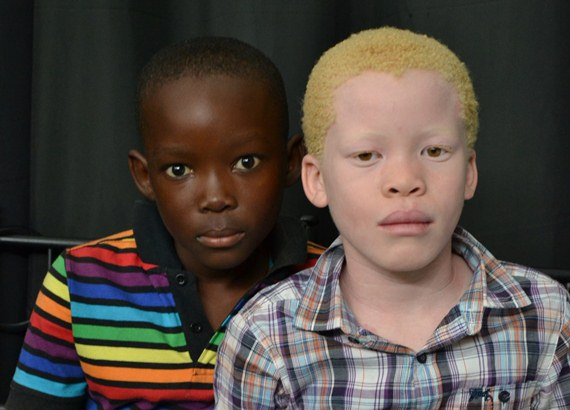
%> input picture albino.jpg, 570 x 410 px
$ octave Reconhecedor.m   (GNU Octave 9; MATLAB toolbox functions it lacks are replaced by stand-ins)
%> lines starting %> are read from the running program, lines starting %| are printed output that depends on the picture; in (x1, y1, x2, y2) boxes, pixels count from 0 and x2, y2 are one past the last pixel; in counts of white or black regions, pixels touching at a corner belong together; the program's own positions count from 1
% Ler a imagem original

I = imread('albino.jpg');
%> I is the input picture: size 410x570x3 uint8; mean R, G, B 82.5, 73, 65.9


out=  uint8(zeros(size(I,1),size(I,2),size(I,3)));

%R,G,B pegando componentes da imagem
R = I(:,:,1);
G = I(:,:,2);
B = I(:,:,3);
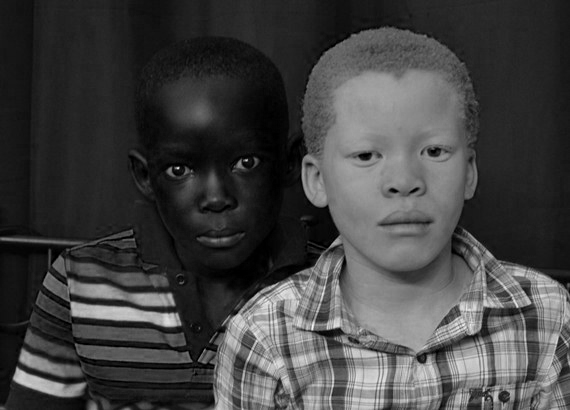
%> B: size 410x570 uint8; min 0, max 245, mean 65.9

% obtenho o inverso dos valores m閐ios do RGB
mR = 1/(mean(mean(R)));
%> mR = 0.0121
mG = 1/(mean(mean(G)));
%> mG = 0.0137
mB = 1/(mean(mean(B)));
%> mB = 0.0152

% menor valor m閐io
maxRGB = max(max(mR, mG), mB);
%> maxRGB = 0.0152

% calculo os fatores de escala
mR = mR/maxRGB;
%> mR = 0.8
mG = mG/maxRGB;
%> mG = 0.903
mB = mB/maxRGB;
%> mB = 1

% escalar os valores
out(:,:,1)=R*mR;
out(:,:,2)=G*mG;
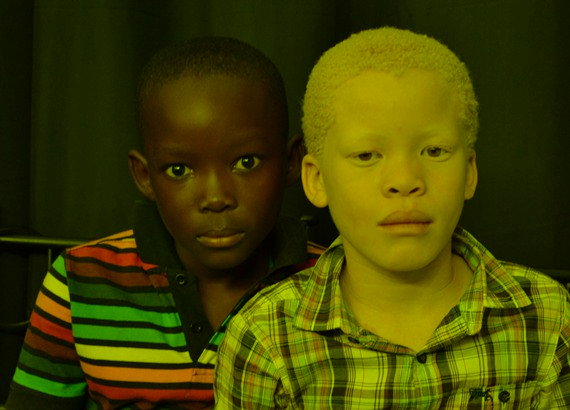
%> out: size 410x570x3 uint8; mean R, G, B 66, 65.9, 0
out(:,:,3)=B*mB;

% converto a imagem RGB para YCbCr
img_ycbcr=rgb2ycbcr(out);
%> img_ycbcr: size 410x570x3 uint8; mean of channels 1, 2, 3 72.6, 128, 128


% tirando os components da imagem

y = img_ycbcr(:,:,1);
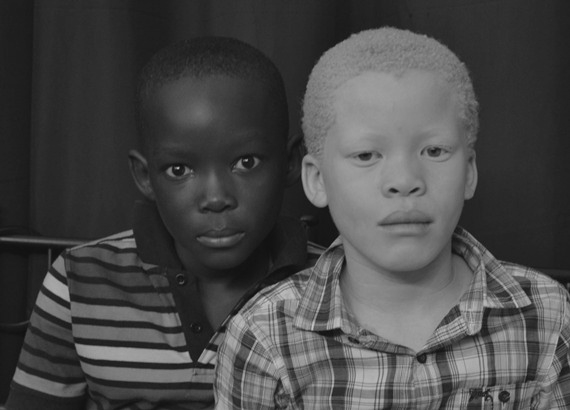
%> y: size 410x570 uint8; min 16, max 198, mean 72.6


Cb = img_ycbcr(:,:,2);


Cr = img_ycbcr(:,:,3);
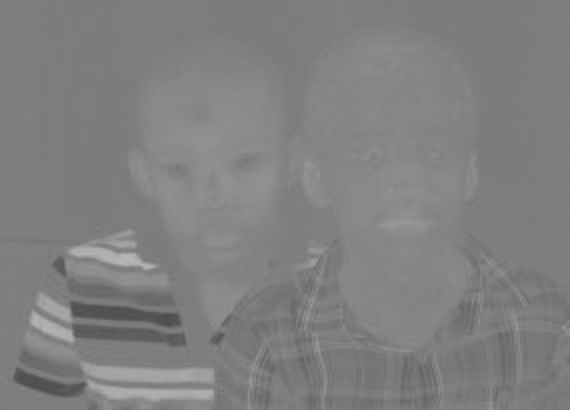
%> Cr: size 410x570 uint8; min 75, max 184, mean 128


[r,c,v] = find(Cb>=77 & Cb<=127 & Cr>=133 & Cr<=193);
%> r = 59796 values from 36 to 410; c = 59796 values from 24 to 570; v = 59796 logical values, 59796 true
numind=size(r,1);
%> numind = 59796

bin=false(size(I,1),size(I,2));

% marcar pixels de pele

for i=1:numind
    bin(r(i),c(i))=1;
end
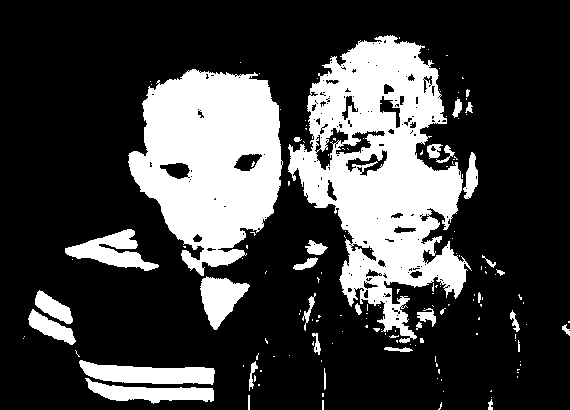
%> bin: size 410x570 logical; 25.6% white; 162 white regions (128 under 20 px), largest, box (x1, y1, x2, y2) and area: (288, 35, 472, 343) 27460, (128, 69, 283, 276) 21213, (79, 360, 215, 385) 2106


bin = imfill(bin,'holes');
%> bin: size 410x570 logical; 27.2% white; 154 white regions (120 under 20 px), largest, box (x1, y1, x2, y2) and area: (288, 35, 472, 343) 30511, (128, 69, 283, 276) 21977, (79, 360, 215, 385) 2106

bin=bwareaopen(bin,1000);
%> bin: size 410x570 logical; 25.5% white; 6 white regions, box (x1, y1, x2, y2) and area: (288, 35, 472, 343) 30511, (128, 69, 283, 276) 21977, (79, 360, 215, 385) 2106, (65, 229, 159, 271) 1768, (85, 378, 214, 404) 1613, (200, 276, 250, 330) 1505


R(~bin)=0;
G(~bin)=0;
B(~bin)=0;
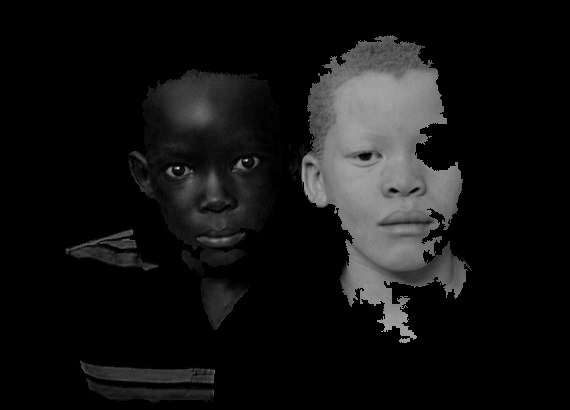
%> B: size 410x570 uint8; min 0, max 218, mean 19.4

out=cat(3,R,G,B);
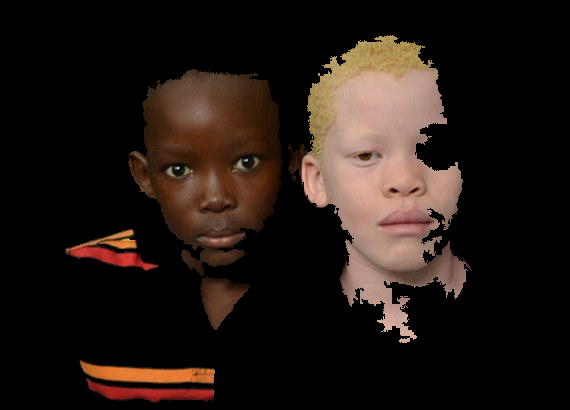
%> out: size 410x570x3 uint8; mean R, G, B 34.5, 24.6, 19.4

figure,imshow(out);

$ run again, with faces.jpg copied over albino.jpg
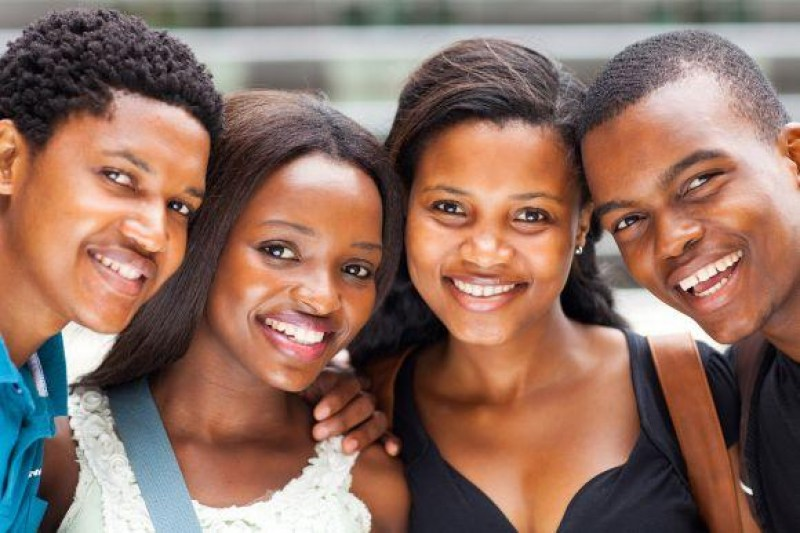
%> input picture faces.jpg, 800 x 533 px
%> I is the input picture: size 533x800x3 uint8; mean R, G, B 142.6, 110.5, 97.8
%> `mR = 1/(mean(mean(R)));`: mR = 0.00701
%> `mG = 1/(mean(mean(G)));`: mG = 0.00905
%> `mB = 1/(mean(mean(B)));`: mB = 0.0102
%> `mR = mR/maxRGB;`: mR = 0.686
%> `mG = mG/maxRGB;`: mG = 0.885
%> `mB = mB/maxRGB;`: mB = 1
%> img_ycbcr: size 533x800x3 uint8; mean of channels 1, 2, 3 100, 128, 128
%> r = 178991 values from 84 to 533; c = 178991 values from 1 to 800; v = 178991 logical values, 178991 true
%> numind = 178991
%> after the loop `for i=1:numind`:
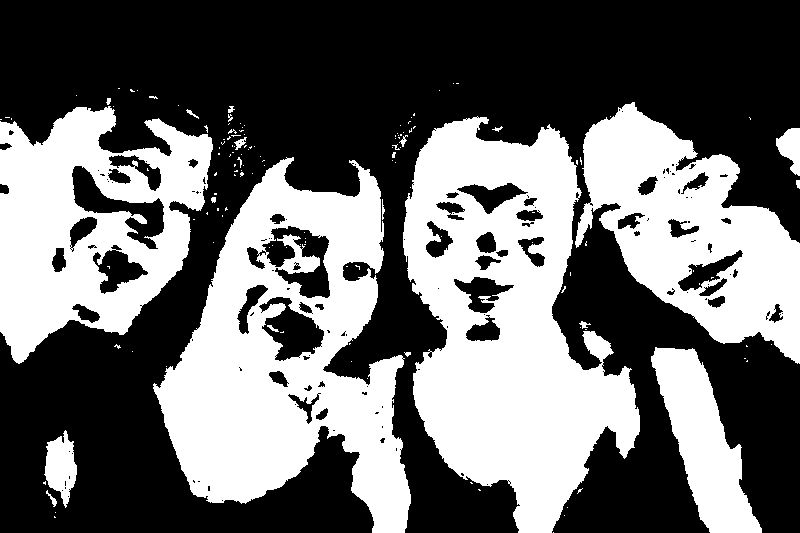
%> bin: size 533x800 logical; 42% white; 143 white regions (120 under 20 px), largest, box (x1, y1, x2, y2) and area: (403, 116, 640, 533) 55393, (153, 157, 411, 533) 49885, (0, 106, 213, 364) 31585
%> `out=cat(3,R,G,B);`:
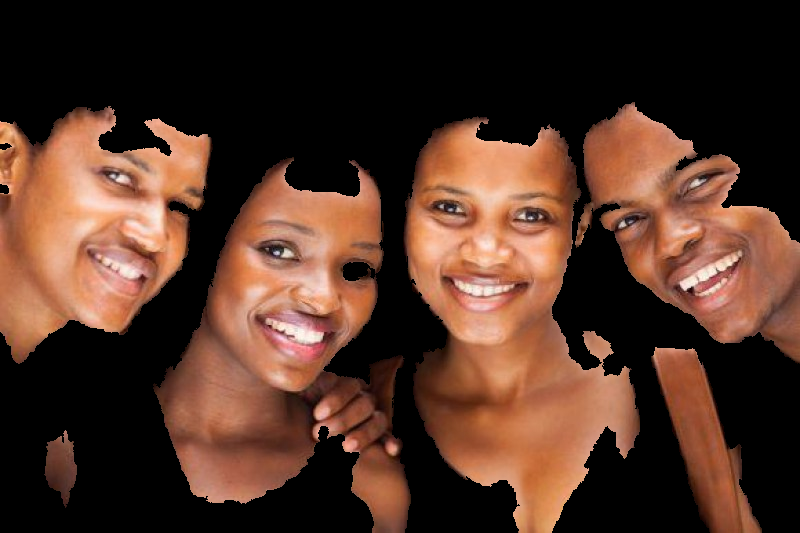
%> out: size 533x800x3 uint8; mean R, G, B 80.5, 50.8, 37.6

$ run again, with faces2.jpg copied over albino.jpg
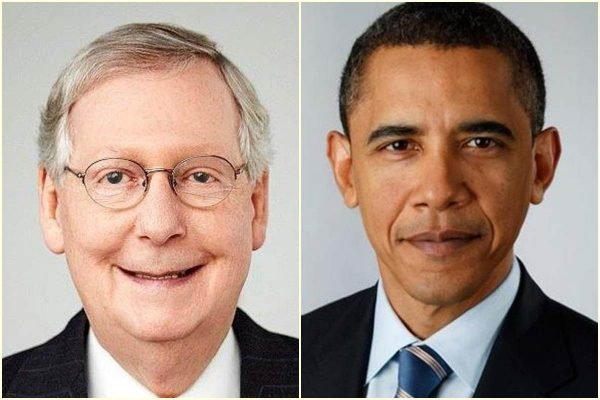
%> input picture faces2.jpg, 600 x 400 px
%> I is the input picture: size 400x600x3 uint8; mean R, G, B 166.7, 144.9, 133.1
%> `mR = 1/(mean(mean(R)));`: mR = 0.006
%> `mG = 1/(mean(mean(G)));`: mG = 0.0069
%> `mB = 1/(mean(mean(B)));`: mB = 0.00751
%> `mR = mR/maxRGB;`: mR = 0.798
%> `mG = mG/maxRGB;`: mG = 0.918
%> `mB = mB/maxRGB;`: mB = 1
%> img_ycbcr: size 400x600x3 uint8; mean of channels 1, 2, 3 130.3, 128, 128
%> r = 91030 values from 28 to 398; c = 91030 values from 39 to 561; v = 91030 logical values, 91030 true
%> numind = 91030
%> after the loop `for i=1:numind`:
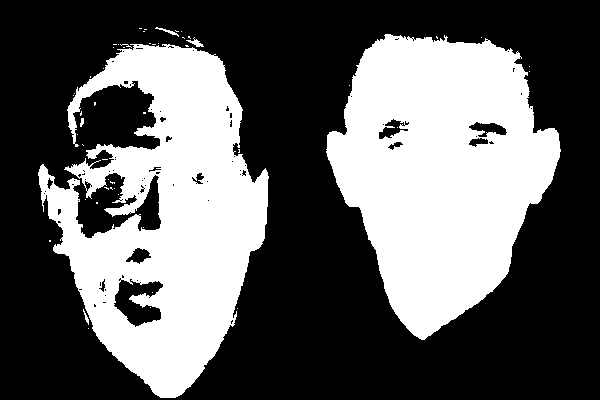
%> bin: size 400x600 logical; 37.9% white; 53 white regions (47 under 20 px), largest, box (x1, y1, x2, y2) and area: (326, 34, 561, 340) 46164, (38, 44, 269, 398) 44543, (186, 37, 204, 47) 66, (155, 27, 179, 37) 55, (83, 309, 89, 325) 33, (80, 118, 84, 127) 26
%> `out=cat(3,R,G,B);`:
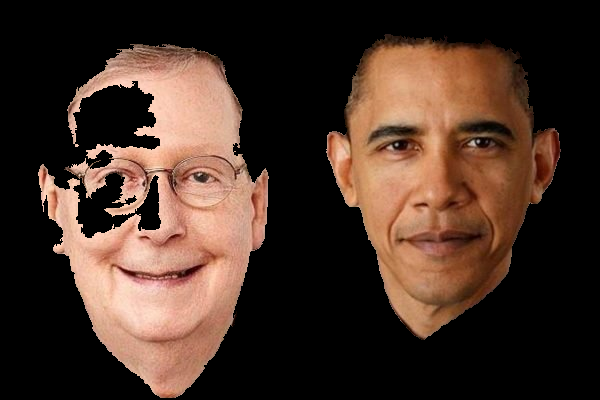
%> out: size 400x600x3 uint8; mean R, G, B 70.5, 49.5, 38.8
